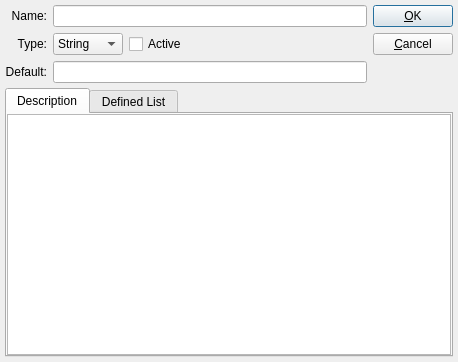
<ui version="4.0" >
 <comment> * OpenRPT report writer and rendering engine
 * Copyright (C) 2001-2012 by OpenMFG, LLC
 *
 * This library is free software; you can redistribute it and/or
 * modify it under the terms of the GNU Lesser General Public
 * License as published by the Free Software Foundation; either
 * version 2.1 of the License, or (at your option) any later version.
 *
 * This library is distributed in the hope that it will be useful,
 * but WITHOUT ANY WARRANTY; without even the implied warranty of
 * MERCHANTABILITY or FITNESS FOR A PARTICULAR PURPOSE. See the GNU
 * Lesser General Public License for more details.
 *
 * You should have received a copy of the GNU Lesser General Public
 * License along with this library; if not, write to the Free Software
 * Foundation, Inc., 59 Temple Place, Suite 330, Boston, MA 02111-1307 USA
 * Please contact info@openmfg.com with any questions on this license.</comment>
 <class>ReportParameter</class>
 <widget class="QDialog" name="ReportParameter" >
  <property name="geometry" >
   <rect>
    <x>0</x>
    <y>0</y>
    <width>458</width>
    <height>362</height>
   </rect>
  </property>
  <property name="windowTitle" >
   <string>Parameter</string>
  </property>
  <layout class="QVBoxLayout" >
   <property name="spacing" >
    <number>5</number>
   </property>
   <property name="margin" >
    <number>5</number>
   </property>
   <item>
    <layout class="QHBoxLayout" >
     <property name="spacing" >
      <number>6</number>
     </property>
     <property name="margin" >
      <number>0</number>
     </property>
     <item>
      <layout class="QGridLayout" >
       <property name="margin" >
        <number>0</number>
       </property>
       <property name="spacing" >
        <number>6</number>
       </property>
       <item row="0" column="0" >
        <widget class="QLabel" name="_lblName" >
         <property name="text" >
          <string>Name:</string>
         </property>
         <property name="alignment" >
          <set>Qt::AlignRight|Qt::AlignTrailing|Qt::AlignVCenter</set>
         </property>
         <property name="buddy" >
          <cstring>_leName</cstring>
         </property>
        </widget>
       </item>
       <item row="1" column="0" >
        <widget class="QLabel" name="_lblType" >
         <property name="text" >
          <string>Type:</string>
         </property>
         <property name="alignment" >
          <set>Qt::AlignRight|Qt::AlignTrailing|Qt::AlignVCenter</set>
         </property>
         <property name="buddy" >
          <cstring>_cbType</cstring>
         </property>
        </widget>
       </item>
       <item row="0" column="1" >
        <widget class="QLineEdit" name="_leName" />
       </item>
       <item row="1" column="1" >
        <layout class="QHBoxLayout" >
         <property name="spacing" >
          <number>6</number>
         </property>
         <property name="margin" >
          <number>0</number>
         </property>
         <item>
          <widget class="QComboBox" name="_cbType" >
           <item>
            <property name="text" >
             <string>String</string>
            </property>
           </item>
           <item>
            <property name="text" >
             <string>Integer</string>
            </property>
           </item>
           <item>
            <property name="text" >
             <string>Double</string>
            </property>
           </item>
           <item>
            <property name="text" >
             <string>Bool</string>
            </property>
           </item>
          </widget>
         </item>
         <item>
          <widget class="QCheckBox" name="_active" >
           <property name="text" >
            <string>Active</string>
           </property>
          </widget>
         </item>
         <item>
          <spacer>
           <property name="orientation" >
            <enum>Qt::Horizontal</enum>
           </property>
           <property name="sizeType" >
            <enum>QSizePolicy::Expanding</enum>
           </property>
           <property name="sizeHint" stdset="0" >
            <size>
             <width>40</width>
             <height>20</height>
            </size>
           </property>
          </spacer>
         </item>
        </layout>
       </item>
       <item row="2" column="1" >
        <widget class="QLineEdit" name="_leDefault" />
       </item>
       <item row="2" column="0" >
        <widget class="QLabel" name="_lblDefault" >
         <property name="text" >
          <string>Default:</string>
         </property>
         <property name="alignment" >
          <set>Qt::AlignRight|Qt::AlignTrailing|Qt::AlignVCenter</set>
         </property>
         <property name="buddy" >
          <cstring>_leDefault</cstring>
         </property>
        </widget>
       </item>
      </layout>
     </item>
     <item>
      <layout class="QVBoxLayout" >
       <property name="spacing" >
        <number>6</number>
       </property>
       <property name="margin" >
        <number>0</number>
       </property>
       <item>
        <widget class="QPushButton" name="_btnOk" >
         <property name="text" >
          <string>&amp;OK</string>
         </property>
        </widget>
       </item>
       <item>
        <widget class="QPushButton" name="_btnCancel" >
         <property name="text" >
          <string>&amp;Cancel</string>
         </property>
        </widget>
       </item>
       <item>
        <spacer>
         <property name="orientation" >
          <enum>Qt::Vertical</enum>
         </property>
         <property name="sizeType" >
          <enum>QSizePolicy::MinimumExpanding</enum>
         </property>
         <property name="sizeHint" stdset="0" >
          <size>
           <width>20</width>
           <height>0</height>
          </size>
         </property>
        </spacer>
       </item>
      </layout>
     </item>
    </layout>
   </item>
   <item>
    <widget class="QTabWidget" name="_tab" >
     <property name="sizePolicy" >
      <sizepolicy vsizetype="Expanding" hsizetype="Expanding" >
       <horstretch>0</horstretch>
       <verstretch>1</verstretch>
      </sizepolicy>
     </property>
     <property name="currentIndex" >
      <number>0</number>
     </property>
     <widget class="QWidget" name="description" >
      <attribute name="title" >
       <string>Description</string>
      </attribute>
      <layout class="QVBoxLayout" >
       <property name="spacing" >
        <number>6</number>
       </property>
       <property name="margin" >
        <number>0</number>
       </property>
       <item>
        <widget class="QTextEdit" name="_tbDescrip" />
       </item>
      </layout>
     </widget>
     <widget class="QWidget" name="lists" >
      <attribute name="title" >
       <string>Defined List</string>
      </attribute>
      <layout class="QVBoxLayout" >
       <property name="spacing" >
        <number>6</number>
       </property>
       <property name="margin" >
        <number>0</number>
       </property>
       <item>
        <widget class="QGroupBox" name="_listType" >
         <property name="title" >
          <string>List Type</string>
         </property>
         <layout class="QHBoxLayout" >
          <property name="spacing" >
           <number>5</number>
          </property>
          <property name="margin" >
           <number>5</number>
          </property>
          <item>
           <widget class="QRadioButton" name="_staticList" >
            <property name="text" >
             <string>Static</string>
            </property>
            <property name="checked" >
             <bool>true</bool>
            </property>
           </widget>
          </item>
          <item>
           <widget class="QRadioButton" name="_dynamicList" >
            <property name="text" >
             <string>Dynamic</string>
            </property>
           </widget>
          </item>
         </layout>
        </widget>
       </item>
       <item>
        <widget class="QStackedWidget" name="_stack" >
         <property name="sizePolicy" >
          <sizepolicy vsizetype="Expanding" hsizetype="Preferred" >
           <horstretch>0</horstretch>
           <verstretch>0</verstretch>
          </sizepolicy>
         </property>
         <property name="currentIndex" >
          <number>0</number>
         </property>
         <widget class="QWidget" name="WStackPage" >
          <layout class="QVBoxLayout" >
           <property name="spacing" >
            <number>0</number>
           </property>
           <property name="margin" >
            <number>0</number>
           </property>
           <item>
            <widget class="QLabel" name="_lblStatic" >
             <property name="text" >
              <string>Static List Values:</string>
             </property>
             <property name="buddy" >
              <cstring>_listValues</cstring>
             </property>
            </widget>
           </item>
           <item>
            <layout class="QHBoxLayout" >
             <property name="spacing" >
              <number>6</number>
             </property>
             <property name="margin" >
              <number>0</number>
             </property>
             <item>
              <widget class="QTreeWidget" name="_listValues" >
               <column>
                <property name="text" >
                 <string>Value</string>
                </property>
               </column>
               <column>
                <property name="text" >
                 <string>Label</string>
                </property>
               </column>
              </widget>
             </item>
             <item>
              <layout class="QVBoxLayout" >
               <property name="spacing" >
                <number>6</number>
               </property>
               <property name="margin" >
                <number>0</number>
               </property>
               <item>
                <widget class="QPushButton" name="_add" >
                 <property name="text" >
                  <string>Add</string>
                 </property>
                </widget>
               </item>
               <item>
                <widget class="QPushButton" name="_edit" >
                 <property name="enabled" >
                  <bool>false</bool>
                 </property>
                 <property name="text" >
                  <string>Edit</string>
                 </property>
                </widget>
               </item>
               <item>
                <spacer>
                 <property name="orientation" >
                  <enum>Qt::Vertical</enum>
                 </property>
                 <property name="sizeType" >
                  <enum>QSizePolicy::Expanding</enum>
                 </property>
                 <property name="sizeHint" stdset="0" >
                  <size>
                   <width>20</width>
                   <height>21</height>
                  </size>
                 </property>
                </spacer>
               </item>
               <item>
                <widget class="QPushButton" name="_remove" >
                 <property name="enabled" >
                  <bool>false</bool>
                 </property>
                 <property name="text" >
                  <string>Remove</string>
                 </property>
                </widget>
               </item>
              </layout>
             </item>
            </layout>
           </item>
          </layout>
         </widget>
         <widget class="QWidget" name="dynamic" >
          <layout class="QVBoxLayout" >
           <property name="spacing" >
            <number>0</number>
           </property>
           <property name="margin" >
            <number>0</number>
           </property>
           <item>
            <widget class="QLabel" name="_lblDynamic" >
             <property name="text" >
              <string>Dynamic List Query:</string>
             </property>
             <property name="buddy" >
              <cstring>_dynamicQuery</cstring>
             </property>
            </widget>
           </item>
           <item>
            <widget class="QTextEdit" name="_dynamicQuery" />
           </item>
          </layout>
         </widget>
        </widget>
       </item>
      </layout>
     </widget>
    </widget>
   </item>
  </layout>
 </widget>
 <layoutdefault spacing="6" margin="11" />
 <tabstops>
  <tabstop>_leName</tabstop>
  <tabstop>_cbType</tabstop>
  <tabstop>_active</tabstop>
  <tabstop>_leDefault</tabstop>
  <tabstop>_tbDescrip</tabstop>
  <tabstop>_tab</tabstop>
  <tabstop>_staticList</tabstop>
  <tabstop>_listValues</tabstop>
  <tabstop>_add</tabstop>
  <tabstop>_edit</tabstop>
  <tabstop>_remove</tabstop>
  <tabstop>_dynamicList</tabstop>
  <tabstop>_dynamicQuery</tabstop>
  <tabstop>_btnOk</tabstop>
  <tabstop>_btnCancel</tabstop>
 </tabstops>
 <resources/>
 <connections>
  <connection>
   <sender>_btnOk</sender>
   <signal>clicked()</signal>
   <receiver>ReportParameter</receiver>
   <slot>accept()</slot>
   <hints>
    <hint type="sourcelabel" >
     <x>384</x>
     <y>27</y>
    </hint>
    <hint type="destinationlabel" >
     <x>20</x>
     <y>20</y>
    </hint>
   </hints>
  </connection>
  <connection>
   <sender>_btnCancel</sender>
   <signal>clicked()</signal>
   <receiver>ReportParameter</receiver>
   <slot>reject()</slot>
   <hints>
    <hint type="sourcelabel" >
     <x>384</x>
     <y>62</y>
    </hint>
    <hint type="destinationlabel" >
     <x>20</x>
     <y>20</y>
    </hint>
   </hints>
  </connection>
 </connections>
</ui>
